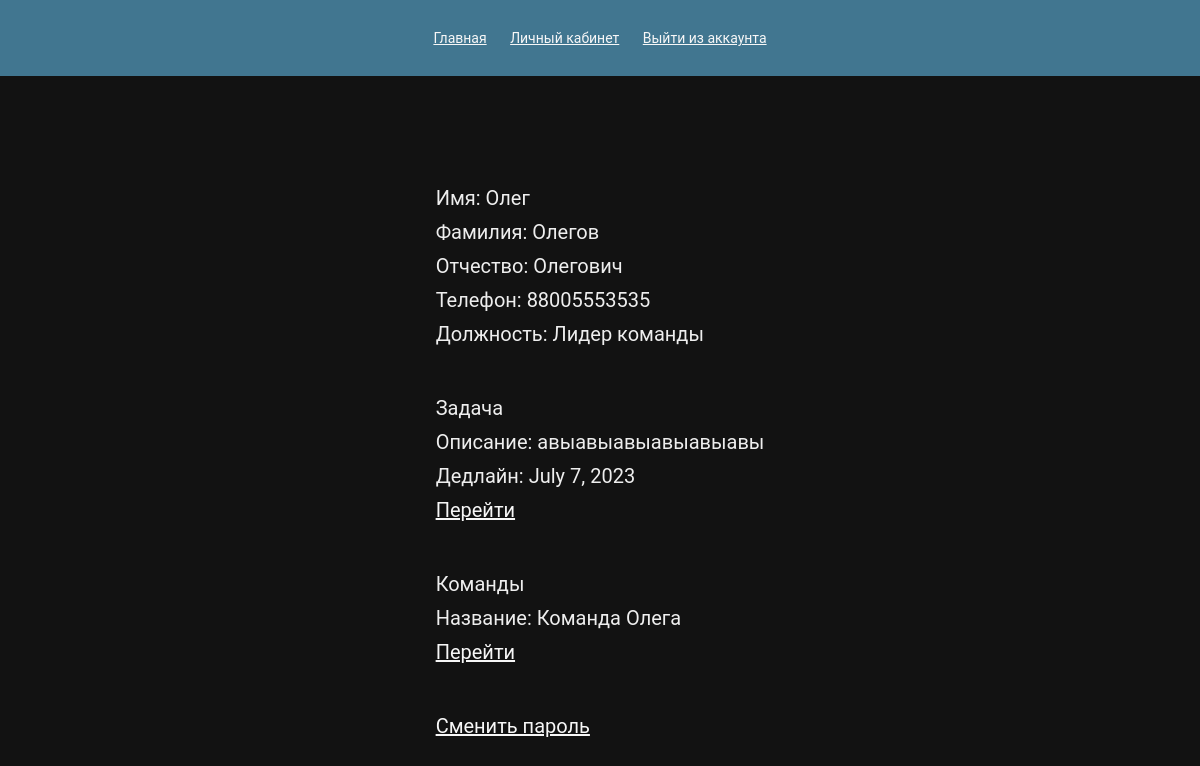
/profile/2/ (signed in), run on an earlier commit of the app's database.
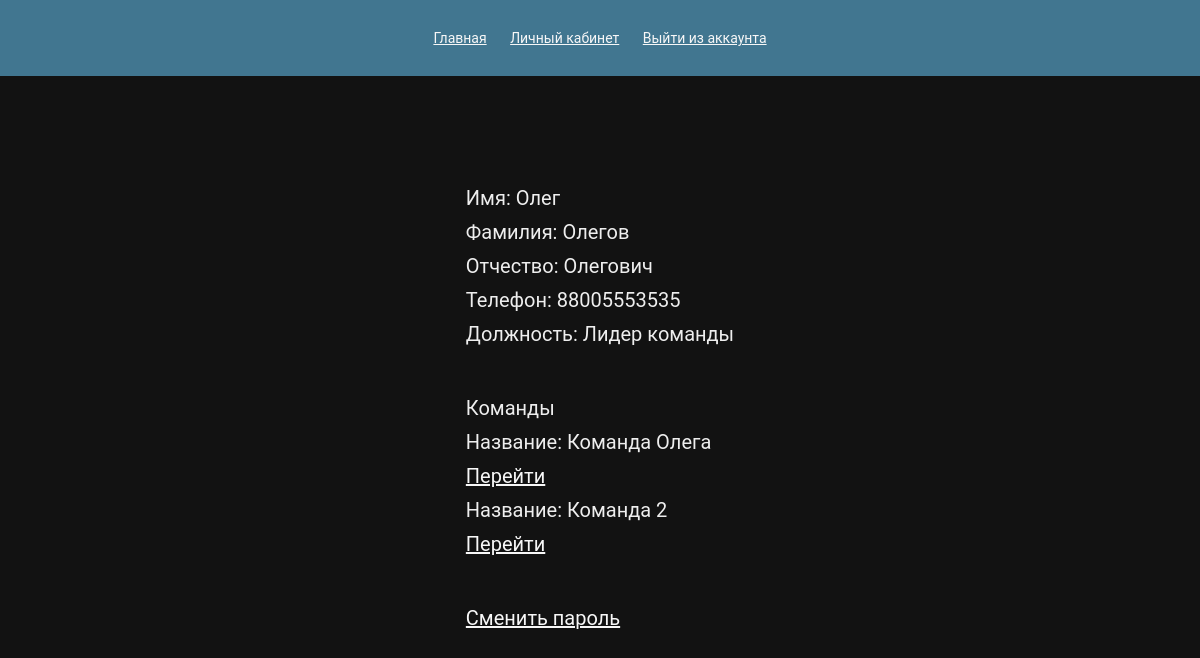
And on a later commit of the database.
### user_teams/models.py (models this page shows, shortened)
class Users(AbstractUser):
    first_name = models.CharField(max_length=200, verbose_name="Имя")
    second_name = models.CharField(max_length=200, verbose_name="Фамилия")
    last_name = models.CharField(max_length=200, verbose_name="Отчество")
    phone = models.CharField(max_length=20, verbose_name="Телефон")
    position = models.ForeignKey("Positions", on_delete=models.CASCADE, null=True, blank=True, verbose_name="Должность")
    selected_task = models.ForeignKey("Tasks", blank=True, null=True, default=None, on_delete=models.SET_DEFAULT,
                                      verbose_name="Задача", related_name="selected_by")

class Positions(models.Model):
    name = models.CharField(max_length=300, verbose_name="Название")
    def __str__(self):
        return self.name

class Tasks(models.Model):
    description = models.TextField(max_length=5000, verbose_name="Описание")
    restrictions = models.ManyToManyField("Positions", blank=True, verbose_name="Ограничения", through="RestrictionsToTask")
    deadline = models.DateField(verbose_name="Дедлайн")
    created_at = models.DateField(auto_now_add=True)
    is_selected = models.BooleanField(null=True, default=False)
    completed_at = models.DateField(blank=True, null=True, default=None)
    completed_by = models.ForeignKey("Users", blank=True, null=True, default=None, on_delete=models.SET_DEFAULT,
                                      verbose_name="Выполнено", related_name="completed_tasks")
    class Meta:
        ordering = ["deadline"]

class Team(models.Model):
    title = models.CharField(max_length=200, verbose_name="Название")
    tasks = models.ManyToManyField("Tasks", blank=True, verbose_name="Задачи", through="TaskToTeam",
                                   related_name="in_team")
    users = models.ManyToManyField("Users", blank=True, verbose_name="Участники", related_name="team")

### user_auth/views.py (the view)
# urls.py: path('profile/<int:pk>/', UserProfile.as_view(), name="user_profile"),
class UserProfile(DetailView):
    model = Users
    template_name = "user_auth/profile.html"
    context_object_name = "User"

### templates/user_auth/profile.html (shortened to what this page needs)
{% if user.is_authenticated %}
    {% if user.username == User.username %}
<!DOCTYPE html>
<html lang="ru">
<head>
    {% load static %}
    <link href="{% static 'css/style.css' %}" rel="stylesheet">
</head>
<body>
    <header>
        <nav>
            <a href="{% url 'teams_list' %}">Главная</a>
            <a href="{% url 'user_profile' pk=user.id%}">Личный кабинет</a>
            <a href="{% url 'user_logout' %}">Выйти из аккаунта</a>
        </nav>
    </header>
    <div class="profile_center">
        <div class="profile_container">
            <p>Имя: {{ User.first_name }}</p>
            <p>Фамилия: {{ User.second_name }}</p>
            <p>Отчество: {{ User.last_name }}</p>
            <p>Телефон: {{ User.phone }}</p>
            <p>Должность: {{ User.position }}</p>
            {% if User.selected_task %}
            <div class="profile_info">
                <p>Задача</p>
                <div>
                    <p>Описание: {{ User.selected_task.description }}</p>
                    <p>Дедлайн: {{ User.selected_task.deadline }}</p>
                    <p><a href="{% url 'teams_detail' pk=User.selected_task.in_team.get.id %}">Перейти</a></p>
                </div>
            </div>
            {% endif %}
            <div class="profile_info">
                <p>Команды</p>
                {% for team in User.team.all %}
                <div>
                    <p>Название: {{ team.title }}</p>
                    <p><a href="{% url 'teams_detail' pk=team.id %}">Перейти</a></p>
                </div>
                {% endfor %}
            </div>
            <p><a href="{% url 'user_password' %}">Сменить пароль</a></p>
        </div>
    </div>
</body>
</html>
    {% else %}
        <meta http-equiv = "refresh" content = "0; url = {% url 'user_profile' pk=user.id %}"/>
    {% endif %}
{% else %}
    <meta http-equiv = "refresh" content = "0; url = {% url 'user_auth' %}"/>
{% endif %}

### static/css/style.css (style rules this page uses)
* { margin: 0; padding: 0; }
body { margin: 0; padding: 0; font-size: 0.875rem; font-family: "Roboto","Lucida Grande","DejaVu Sans","Bitstream Vera Sans",Verdana,Arial,sans-serif; color: #eeeeee; background: #121212; }
a:link, a:visited { color: #81d4fa; text-decoration: none; transition: color 0.15s, background 0.15s; }
a:-webkit-any-link { color: #f7f7f7; cursor: pointer; text-decoration: underline; }
header { width: auto; height: auto; display: flex; justify-content: center; align-items: center; padding: 30px 40px; background: #417690; color: white; overflow: hidden; }
header nav a { padding: 0 10px; }
.profile_center { display: flex; justify-content: center; }
.profile_container { margin: 100px 0; }
.profile_container .profile_info { margin: 50px 0; }
.profile_container p { margin: 10px 0; font-size: 20px; }

What changed in the data, as far as the page shows it:
changed Users "Олег": selected_task_id 16 → empty (drawn); selected_task.description "авыавыавыавыавыавы" → (not shown); selected_task.deadline "July 7, 2023" → (not shown)
added Team: title "Команда 2"
Also different on the page:
text no longer shown: "Задача Описание: Дедлайн: Перейти"
